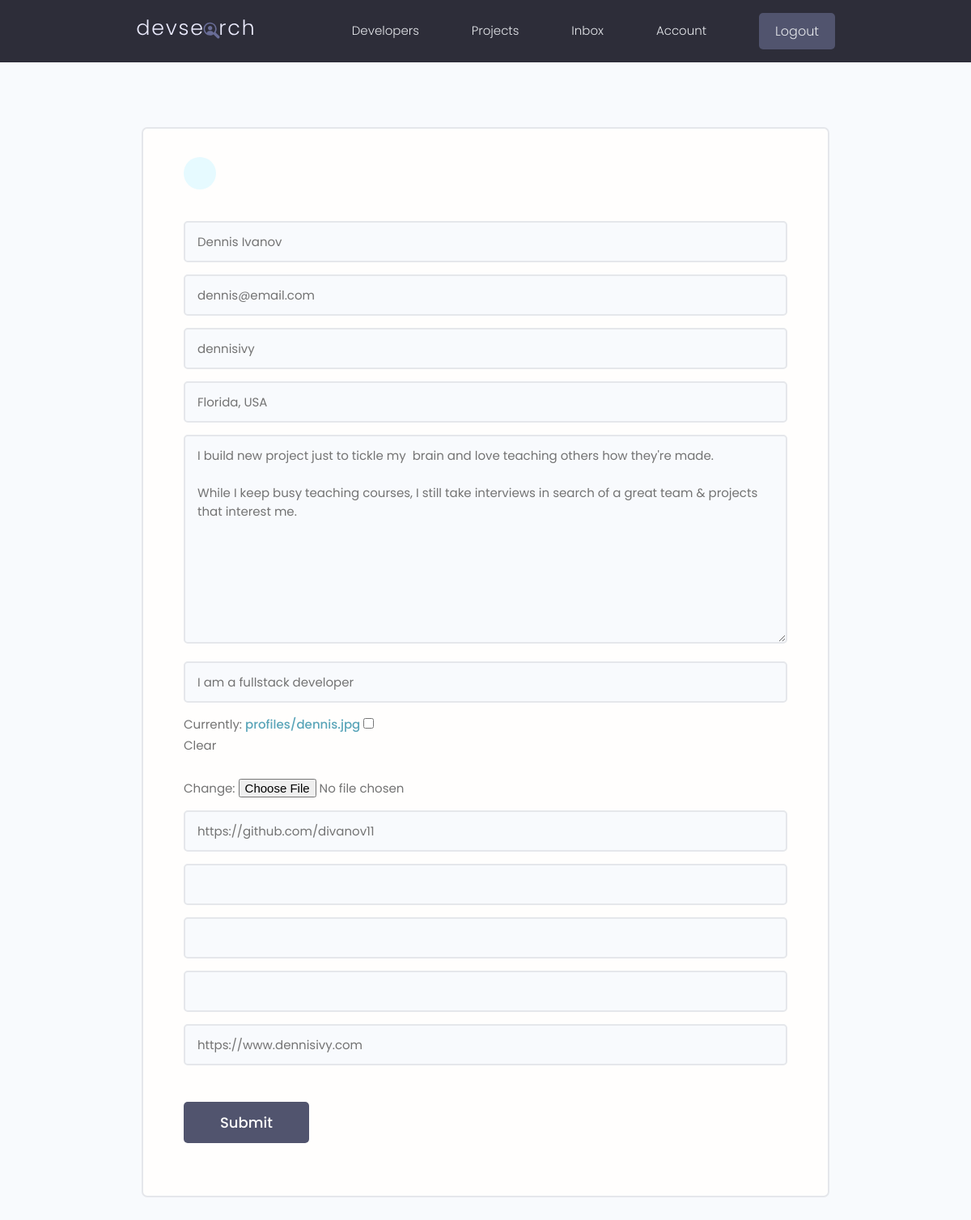
The app's page /edit-account/ (signed in) with its own data.
### users/models.py (models this page shows, shortened)
class Profile(models.Model):
    user = models.OneToOneField(
        User, on_delete=models.CASCADE, null=True, blank=True)
    name = models.CharField(max_length=200, blank=True, null=True)
    email = models.EmailField(max_length=500, blank=True, null = True)
    username = models.CharField(max_length=200, blank=True, null=True)
    location = models.CharField(max_length=200, blank=True, null=True)
    short_intro = models.CharField(max_length=200, blank=True, null=True)
    bio = models.TextField(blank=True, null = True)
    profile_image = models.ImageField(
        null=True, blank=True, upload_to='profiles/', default="profiles/user-default.png")
    social_github = models.CharField(max_length=200, blank=True, null=True)
    social_twitter = models.CharField(max_length=200, blank=True, null=True)
    social_linkedin = models.CharField(max_length=200, blank=True, null=True)
    social_youtube = models.CharField(max_length=200, blank=True, null=True)
    social_website = models.CharField(max_length=200, blank=True, null=True)
    created = models.DateTimeField(auto_now_add=True)
    id = models.UUIDField(default=uuid.uuid4, unique=True,
                          primary_key=True, editable=False)

### users/views.py (the view)
# urls.py: path('edit-account/', views.editAccount, name="edit-account"),
@login_required(login_url='login')
def editAccount(request):
    profile = request.user.profile
    form = ProfileForm(instance=profile)
    if request.method == 'POST':
        form = ProfileForm(request.POST, request.FILES, instance=profile)
        if form.is_valid():
            form.save()
            return redirect('account')
    context = {'form': form}
    return render(request, 'users/profile_form.html', context)

### users/forms.py
class ProfileForm(ModelForm):
    class Meta:
        model = Profile
        fields = ['name', 'email', 'username',
                  'location', 'bio', 'short_intro', 'profile_image',
                    'social_github', 'social_linkedin', 'social_twitter',
                    'social_youtube', 'social_website']
    def __init__(self, *args, **kwargs):
        super(ProfileForm, self).__init__(*args, **kwargs)
        for name, field in self.fields.items():
            field.widget.attrs.update({'class': 'input'})

### users/templates/users/profile_form.html (shortened to what this page needs)
{% extends 'main.html' %}
{% block content %}
<main class="formPage my-xl">
    <div class="content-box">
        <div class="formWrapper">
            <a class="backButton" href="{% url 'account' %}"></a>
            <br>
            <form class="form" method="POST" action="{% url 'edit-account' %}" enctype="multipart/form-data">
                {% for field in form %}
                <div class="form__field">
                    {{field}}
                </div>
                {% endfor %}
                <input class="btn btn--sub btn--lg  my-md" type="submit" value="Submit" />
            </form>
        </div>
    </div>
</main>
{% endblock content %}

### static/styles/app.css (style rules this page uses)
:root { --color-sub: #2d2d39; }
.btn--sub { background-color: var(--color-sub-light); }
.content-box { width: 95%; max-width: 85rem; margin: 0 auto; }
.backButton { background: var(--color-main-light); color: var(--color-main); width: 4rem; height: 4rem; display: flex; align-items: center; justify-content: center; border-radius: 50%; }
.formPage .formWrapper { list-style: none; background: var(--color-white); padding: 3.5rem 5rem; border: 2px solid var(--color-light); border-radius: 0.7rem; }

### static/uikit/styles/modules/_variables.css (style rules this page uses)
:root { --color-main: #5aa5b9; --color-main-light: #e6faff; --color-sub: #3f4156; --color-sub-light: #51546e; --color-sub-lighter: #ededfd; --color-text: #737373; --color-gray: #8b8b8b; --color-light: #e5e7eb; --color-light-gray: #767676; --color-bg: #f8fafd; --color-white: #fffefd; --color-white-light: #f3f3f3; --color-success: #359e64; --color-success-bg: #def8e8; --color-error: #fc4b0b; --color-error-bg: #fff2ee; --font-base: 'Poppins', arial, helvetica, 'Segoe UI', roboto, ubuntu, sans-serif; --font-monospace: 'Fira Code', 'Courier New', courier, monospace; --font-regular: 300; --font-medium: 500; --font-bold: 700; --generic-shadow: 1px 1px 5px #00000010; --generic-transition: all 0.3s ease-in-out; }

### static/uikit/styles/modules/_base.css (style rules this page uses)
* { margin: 0; padding: 0; box-sizing: border-box; text-rendering: optimizeLegibility; color: inherit; font-size: inherit; }
html { font-size: 50%; }
@media only screen and (min-width: 480px) { html { font-size: 56.25%; } }
@media only screen and (min-width: 1200px) { html { font-size: 62.5%; } }
body { line-height: 1.6; font-weight: 400; font-size: 1.5rem; color: var(--color-text); background-color: var(--color-bg); min-height: 100vh; }

### static/uikit/styles/modules/_typography.css (style rules this page uses)
* { font-family: var(--font-base); }
a { padding-bottom: 2px; text-decoration: none; display: inline-block; color: var(--color-main); font-weight: var(--font-medium); }

### static/uikit/styles/modules/_utilities.css (style rules this page uses)
.my-md { margin: 3rem auto; }
.my-xl { margin: 8rem auto; }

### static/uikit/styles/modules/_button.css (style rules this page uses)
.btn { display: inline-block; position: relative; cursor: pointer; background-color: var(--color-light); font-weight: var(--font-medium); color: var(--color-sub); text-decoration: none; padding: 1rem 2rem; border-radius: 0.5rem; border: none; width: -webkit-fit-content; width: -moz-fit-content; width: fit-content; height: -webkit-fit-content; height: -moz-fit-content; height: fit-content; font-size: 1.6rem; outline-width: 0; outline-color: transparent; -webkit-backface-visibility: hidden; backface-visibility: hidden; transition: all 0.3s ease-in-out; }
.btn--sub { background-color: var(--color-sub); color: var(--color-white); }
.btn--lg { font-size: 1.8rem; padding: 1.2rem 4.5rem; }

### static/uikit/styles/modules/_form.css (style rules this page uses)
.form { display: block; }
.form__field { margin-top: 1.5rem; margin-bottom: 1.5rem; }
.form__label, .form__field > label { display: block; margin-bottom: 0.5rem; color: var(--color-text); }
input.input[type='text'], input.input[type='email'], input.input[type='password'], input.input[type='number'], textarea.input { min-width: 24rem; width: 100%; padding: 1.2rem 1.5rem; border-radius: 0.5rem; border: 2px solid var(--color-light); transition: all 0.3s ease-in-out; background-color: var(--color-bg); }

### records on screen
Profile: form "Dennis Ivanov" "dennis@email.com" "dennisivy" "Florida, USA" "I build new project just to tickle my brain and love teaching others how they're made. While I keep busy teaching courses, I still take interviews in search of a great team & projects that interest me." "I am a fullstack developer" "https://github.com/divanov11" "https://www.dennisivy.com"
